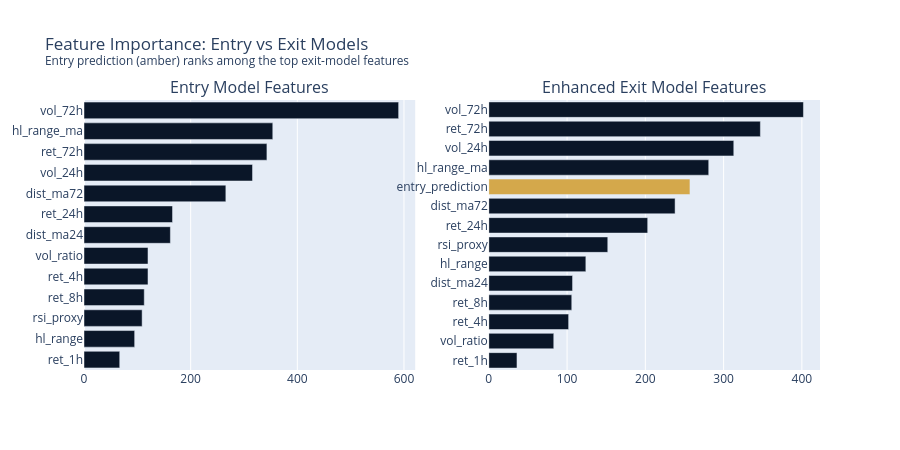

The code cell stored with this chart in its notebook:
### Code cell
fig.update_layout(
    title="Feature Importance: Entry vs Exit Models<br><sup>Entry prediction (amber) ranks among the top exit-model features</sup>",
    height=450,
    showlegend=False,
)
fig.show()

### Figure 1 — Plotly figure (JSON) as saved in the notebook; plotly's stock layout.template omitted (floating-point values rounded to 4 significant figures)
{"data": [{"marker": {"color": "#0a1628"}, "name": "Entry", "orientation": "h", "type": "bar", "x": [67, 95, 109, 113, 120, 120, 162, 166, 266, 316, 343, 354, 590], "xaxis": "x", "y": ["ret_1h", "hl_range", "rsi_proxy", "ret_8h", "ret_4h", "vol_ratio", "dist_ma24", "ret_24h", "dist_ma72", "vol_24h", "ret_72h", "hl_range_ma", "vol_72h"], "yaxis": "y"}, {"marker": {"color": ["#0a1628", "#0a1628", "#0a1628", "#0a1628", "#0a1628", "#0a1628", "#0a1628", "#0a1628", "#0a1628", "#D4A84B", "#0a1628", "#0a1628", "#0a1628", "#0a1628"]}, "name": "Exit", "orientation": "h", "type": "bar", "x": [36, 83, 102, 106, 107, 124, 152, 203, 238, 257, 281, 313, 347, 402], "xaxis": "x2", "y": ["ret_1h", "vol_ratio", "ret_4h", "ret_8h", "dist_ma24", "hl_range", "rsi_proxy", "ret_24h", "dist_ma72", "entry_prediction", "hl_range_ma", "vol_24h", "ret_72h", "vol_72h"], "yaxis": "y2"}], "layout": {"annotations": [{"font": {"size": 16}, "showarrow": false, "text": "Entry Model Features", "x": 0.225, "xanchor": "center", "xref": "paper", "y": 1.0, "yanchor": "bottom", "yref": "paper"}, {"font": {"size": 16}, "showarrow": false, "text": "Enhanced Exit Model Features", "x": 0.775, "xanchor": "center", "xref": "paper", "y": 1.0, "yanchor": "bottom", "yref": "paper"}], "height": 450, "showlegend": false, "title": {"text": "Feature Importance: Entry vs Exit Models<br><sup>Entry prediction (amber) ranks among the top exit-model features</sup>"}, "xaxis": {"anchor": "y", "domain": [0.0, 0.45]}, "xaxis2": {"anchor": "y2", "domain": [0.55, 1.0]}, "yaxis": {"anchor": "x", "domain": [0.0, 1.0]}, "yaxis2": {"anchor": "x2", "domain": [0.0, 1.0]}}}
